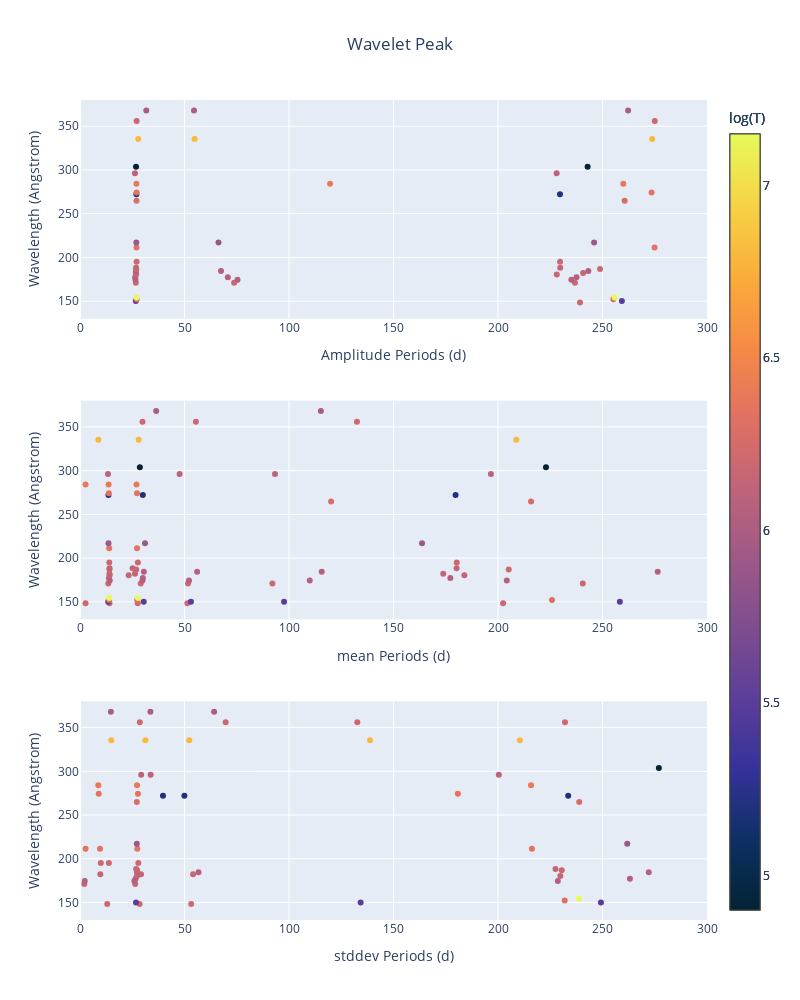

The notebook cell this image was saved under:
### Code cell
# set the whole figure to be large
fig = make_subplots(rows=3, cols=1)
color_scale = 'thermal'




# Add scatter plot   Row 1
fig.add_trace(
    go.Scatter(
        x=wavelet_amplitude_df['amplitude periods'],
        y=wavelet_amplitude_df['wavelength'],
        mode='markers',
        marker=dict(
            color=wavelet_amplitude_df['temperature'],  # Use normalized 'size' for color
            colorscale=color_scale,  # Define color scale
            colorbar=dict(title=r'log(T)'),  # Show color scale bar
            showscale=True,# show the color bar (color scale)
        ),
        showlegend=False, # otherwise a legend will appear on the right,
        text=wavelet_amplitude_df['line name'],  
        name='Amplitude',
                ),
    row=1,
    col=1,
    )
fig.update_xaxes(title_text="Amplitude Periods (d)", row=1, col=1)
fig.update_yaxes(title_text="Wavelength (Angstrom)", row=1, col=1)




# Add scatter plot    Row   2
fig.add_trace(
    go.Scatter(
        x=wavelet_mean_df['mean periods'],
        y=wavelet_mean_df['wavelength'],
        mode='markers',
        marker=dict(
            color=wavelet_mean_df['temperature'],  # Use normalized 'size' for color
            colorscale=color_scale,  # Define color scale
            colorbar=dict(title=r'log(T)'),  # Show color scale bar
            showscale=True,# show the color bar (color scale)
        ),
        showlegend=False, # otherwise a legend will appear on the right,
        text=wavelet_mean_df['line name'],  # Hover text shows 'size'
        name='Mean',
                ),
    row=2,
    col=1,
    )
fig.update_xaxes(title_text="mean Periods (d)", row=2, col=1)
fig.update_yaxes(title_text="Wavelength (Angstrom)", row=2, col=1)

# Add scatter plot  Row 3
fig.add_trace(
    go.Scatter(
        x=wavelet_stddev_df['stddev periods'],
        y=wavelet_stddev_df['wavelength'],
        mode='markers',
        marker=dict(
            color=wavelet_stddev_df['temperature'],  # Use normalized 'size' for color
            colorscale=color_scale,  # Define color scale
            colorbar=dict(title=r'log(T)'),  # Show color scale bar
            showscale=True,# show the color bar (color scale)
        ),
        showlegend=False, # otherwise a legend will appear on the right,
        text=wavelet_stddev_df['line name'],  # Hover text shows 'size'
        name='Stddev',
                ),
    row=3, 
    col=1,
    )
fig.update_xaxes(title_text="stddev Periods (d)", row=3, col=1)
fig.update_yaxes(title_text="Wavelength (Angstrom)", row=3, col=1)





col=1
# Update to match x-axes and optionally y-axes if needed
for row in range(1, 4):  # Rows 1 through 3
    fig.update_xaxes(matches='x', row=row, col=col)  # Match all x-axes to the first one
    fig.update_yaxes(matches='y', row=row, col=col)
        

for row in [1,2,3]:
    for col in [1,2]:
        fig.update_xaxes(range=[0, 300], row=row, col=col)
        fig.update_yaxes(range=[130, 380], row=row, col=col)

fig.update_layout(
    autosize=False,
    width=800,
    height=1000,
    title_text="Wavelet Peak",
    title_x=0.5,
)

fig.write_html('output\wavelet_explore\peak_scatter\combine\wavelength.html')
fig.show()

### Figure 1 — Plotly figure (JSON) as saved in the notebook; plotly's stock layout.template omitted (floating-point values rounded to 4 significant figures)
{"data": [{"marker": {"color": [6.2, 6.2, 6.2, 5.5, 5.5, 5.5, 6.3, 6.3, 6.3, 7.15, 7.15, 7.15, 6.2, 6.2, 6.2, 6.2, 6.2, 6.05, 6.05, 6.05, 6.05, 6.05, 6.05, 6.05, 6.05, 6.05, 6.05, 6.15, 6.15, 6.15, 6.15, 6.15, 6.15, 6.05, 6.05, 6.05, 6.05, 6.05, 6.2, 6.2, 6.2, 6.15, 6.15, 6.15, 6.2, 6.2, 6.2, 6.35, 6.35, 6.35, 5.9, 5.9, 5.9, 5.9, 6.28, 6.28, 6.28, 5.2, 5.2, 5.2, 6.35, 6.35, 6.35, 6.4, 6.4, 6.4, 6.4, 6.1, 6.1, 6.1, 6.1, 4.9, 4.9, 4.9, 4.9, 4.9, 6.8, 6.8, 6.8, 6.8, 6.2, 6.2, 6.2, 6, 6, 6, 6], "colorbar": {"title": {"text": "log(T)"}}, "colorscale": [[0, "rgb(3, 35, 51)"], [0.09091, "rgb(13, 48, 100)"], [0.1818, "rgb(53, 50, 155)"], [0.2727, "rgb(93, 62, 153)"], [0.3636, "rgb(126, 77, 143)"], [0.4545, "rgb(158, 89, 135)"], [0.5455, "rgb(193, 100, 121)"], [0.6364, "rgb(225, 113, 97)"], [0.7273, "rgb(246, 139, 69)"], [0.8182, "rgb(251, 173, 60)"], [0.9091, "rgb(246, 211, 70)"], [1, "rgb(231, 250, 90)"]], "showscale": true}, "mode": "markers", "name": "Amplitude", "showlegend": false, "text": ["Ni XI 148", "Ni XI 148", "Ni XI 148", "O VI 150", "O VI 150", "O VI 150", "Ni XII 152", "Ni XII 152", "Ni XII 152", "Fe XXIII 154", "Fe XXIII 154", "Fe XXIII 154", "Fe IX 171", "Fe IX 171", "Fe IX 171", "Fe IX 171", "Fe IX 171", "Fe IX 174", "Fe IX 174", "Fe IX 174", "Fe IX 174", "Fe IX 174", "Fe X 177", "Fe X 177", "Fe X 177", "Fe X 177", "Fe X 177", "Fe XI 180", "Fe XI 180", "Fe XI 180", "Fe XI 182", "Fe XI 182", "Fe XI 182", "Fe X 185", "Fe X 185", "Fe X 185", "Fe X 185", "Fe X 185", "Fe XII 187", "Fe XII 187", "Fe XII 187", "Fe XI 188", "Fe XI 188", "Fe XI 188", "Fe XII 195", "Fe XII 195", "Fe XII 195", "Fe XIV 211", "Fe XIV 211", "Fe XIV 211", "Fe IX 217", "Fe IX 217", "Fe IX 217", "Fe IX 217", "Fe XIV 265", "Fe XIV 265", "Fe XIV 265", "O IV 272", "O IV 272", "O IV 272", "Fe XIV 274", "Fe XIV 274", "Fe XIV 274", "Fe XV 284", "Fe XV 284", "Fe XV 284", "Fe XV 284", "Si IX 296", "Si IX 296", "Si IX 296", "Si IX 296", "He II 304", "He II 304", "He II 304", "He II 304", "He II 304", "Fe XVI 335", "Fe XVI 335", "Fe XVI 335", "Fe XVI 335", "Si X 356", "Si X 356", "Si X 356", "Mg IX 368", "Mg IX 368", "Mg IX 368", "Mg IX 368"], "type": "scatter", "x": [null, 239.2, 835.0, 26.7, 259.3, 853.3, 27.12, 255.2, 841.8, 27.11, 255.9, 840.5, 26.71, 73.73, 236.8, 429.2, 880.3, 26.54, 75.38, 235.1, null, 846.9, 26.4, 70.73, 237.6, null, 839.7, 26.87, 228.1, 853.8, 26.72, 240.7, 831.1, 26.75, 67.46, 243.2, null, 839.2, 26.89, 248.8, 838.4, 26.81, 229.8, 851.3, 27.08, 229.7, 861.9, 27.05, 274.9, 851.0, 26.96, 66.27, 246.0, 843.9, 27.03, 260.6, 845.5, 26.98, 229.6, 851.6, 27.08, 273.5, 851.3, 27.01, 119.7, 259.9, 916.8, 26.3, 228.1, null, 874.2, 26.81, null, 242.9, 473.2, 937.0, 27.87, 54.84, 273.8, 826.5, 27.09, 275.0, 825.6, 31.72, 54.55, 262.3, 819.8], "xaxis": "x", "y": [148.4, 148.4, 148.4, 150.1, 150.1, 150.1, 152.2, 152.2, 152.2, 154.3, 154.3, 154.3, 171.1, 171.1, 171.1, 171.1, 171.1, 174.5, 174.5, 174.5, 174.5, 174.5, 177.2, 177.2, 177.2, 177.2, 177.2, 180.4, 180.4, 180.4, 182.2, 182.2, 182.2, 184.5, 184.5, 184.5, 184.5, 184.5, 186.9, 186.9, 186.9, 188.3, 188.3, 188.3, 195.1, 195.1, 195.1, 211.3, 211.3, 211.3, 217.1, 217.1, 217.1, 217.1, 264.8, 264.8, 264.8, 272.1, 272.1, 272.1, 274.2, 274.2, 274.2, 284.2, 284.2, 284.2, 284.2, 296.1, 296.1, 296.1, 296.1, 303.8, 303.8, 303.8, 303.8, 303.8, 335.4, 335.4, 335.4, 335.4, 356.0, 356.0, 356.0, 368.1, 368.1, 368.1, 368.1], "yaxis": "y"}, {"marker": {"color": [6.2, 6.2, 6.2, 6.2, 6.2, 6.2, 6.2, 6.2, 5.5, 5.5, 5.5, 5.5, 5.5, 5.5, 5.5, 6.3, 6.3, 6.3, 6.3, 6.3, 7.15, 7.15, 7.15, 7.15, 7.15, 6.2, 6.2, 6.2, 6.2, 6.2, 6.2, 6.05, 6.05, 6.05, 6.05, 6.05, 6.05, 6.05, 6.05, 6.05, 6.05, 6.05, 6.05, 6.05, 6.15, 6.15, 6.15, 6.15, 6.15, 6.15, 6.15, 6.15, 6.15, 6.15, 6.15, 6.05, 6.05, 6.05, 6.05, 6.05, 6.05, 6.2, 6.2, 6.2, 6.2, 6.2, 6.15, 6.15, 6.15, 6.15, 6.15, 6.15, 6.2, 6.2, 6.2, 6.2, 6.35, 6.35, 6.35, 5.9, 5.9, 5.9, 5.9, 5.9, 6.28, 6.28, 6.28, 6.28, 6.28, 5.2, 5.2, 5.2, 5.2, 6.35, 6.35, 6.35, 6.35, 6.4, 6.4, 6.4, 6.4, 6.1, 6.1, 6.1, 6.1, 6.1, 6.1, 4.9, 4.9, 4.9, 4.9, 6.8, 6.8, 6.8, 6.8, 6.8, 6.8, 6.2, 6.2, 6.2, 6.2, 6.2, 6, 6, 6, 6], "colorbar": {"title": {"text": "log(T)"}}, "colorscale": [[0, "rgb(3, 35, 51)"], [0.09091, "rgb(13, 48, 100)"], [0.1818, "rgb(53, 50, 155)"], [0.2727, "rgb(93, 62, 153)"], [0.3636, "rgb(126, 77, 143)"], [0.4545, "rgb(158, 89, 135)"], [0.5455, "rgb(193, 100, 121)"], [0.6364, "rgb(225, 113, 97)"], [0.7273, "rgb(246, 139, 69)"], [0.8182, "rgb(251, 173, 60)"], [0.9091, "rgb(246, 211, 70)"], [1, "rgb(231, 250, 90)"]], "showscale": true}, "mode": "markers", "name": "Mean", "showlegend": false, "text": ["Ni XI 148", "Ni XI 148", "Ni XI 148", "Ni XI 148", "Ni XI 148", "Ni XI 148", "Ni XI 148", "Ni XI 148", "O VI 150", "O VI 150", "O VI 150", "O VI 150", "O VI 150", "O VI 150", "O VI 150", "Ni XII 152", "Ni XII 152", "Ni XII 152", "Ni XII 152", "Ni XII 152", "Fe XXIII 154", "Fe XXIII 154", "Fe XXIII 154", "Fe XXIII 154", "Fe XXIII 154", "Fe IX 171", "Fe IX 171", "Fe IX 171", "Fe IX 171", "Fe IX 171", "Fe IX 171", "Fe IX 174", "Fe IX 174", "Fe IX 174", "Fe IX 174", "Fe IX 174", "Fe IX 174", "Fe IX 174", "Fe X 177", "Fe X 177", "Fe X 177", "Fe X 177", "Fe X 177", "Fe X 177", "Fe XI 180", "Fe XI 180", "Fe XI 180", "Fe XI 180", "Fe XI 180", "Fe XI 180", "Fe XI 182", "Fe XI 182", "Fe XI 182", "Fe XI 182", "Fe XI 182", "Fe X 185", "Fe X 185", "Fe X 185", "Fe X 185", "Fe X 185", "Fe X 185", "Fe XII 187", "Fe XII 187", "Fe XII 187", "Fe XII 187", "Fe XII 187", "Fe XI 188", "Fe XI 188", "Fe XI 188", "Fe XI 188", "Fe XI 188", "Fe XI 188", "Fe XII 195", "Fe XII 195", "Fe XII 195", "Fe XII 195", "Fe XIV 211", "Fe XIV 211", "Fe XIV 211", "Fe IX 217", "Fe IX 217", "Fe IX 217", "Fe IX 217", "Fe IX 217", "Fe XIV 265", "Fe XIV 265", "Fe XIV 265", "Fe XIV 265", "Fe XIV 265", "O IV 272", "O IV 272", "O IV 272", "O IV 272", "Fe XIV 274", "Fe XIV 274", "Fe XIV 274", "Fe XIV 274", "Fe XV 284", "Fe XV 284", "Fe XV 284", "Fe XV 284", "Si IX 296", "Si IX 296", "Si IX 296", "Si IX 296", "Si IX 296", "Si IX 296", "He II 304", "He II 304", "He II 304", "He II 304", "Fe XVI 335", "Fe XVI 335", "Fe XVI 335", "Fe XVI 335", "Fe XVI 335", "Fe XVI 335", "Si X 356", "Si X 356", "Si X 356", "Si X 356", "Si X 356", "Mg IX 368", "Mg IX 368", "Mg IX 368", "Mg IX 368"], "type": "scatter", "x": [14.12, 27.62, 51.37, 2.666, 202.4, 359.4, 548.7, 1145.0, 13.48, 30.5, 53.08, 97.63, 258.3, null, 1031.0, 13.94, 27.37, 225.8, 502.9, 825.8, 13.96, 27.74, 405.3, 651.3, 1327.0, 13.53, 29.05, 51.69, 92.07, 240.6, 871.3, 14.23, 29.9, 52.15, 109.9, 204.2, 372.5, 1124.0, 13.86, 30.05, null, 177.2, 451.3, 711.9, 14.19, 23.3, null, 183.9, 397.8, null, 14.08, 26.32, 173.8, 403.1, null, null, 30.55, 56.04, 115.7, 276.4, 931.9, 14.09, 26.9, 205.1, 392.3, 1081.0, 14.14, 25.17, 180.2, 393.8, null, 1338.0, 14.01, 27.69, 180.3, 411.1, 13.97, 27.28, 425.7, 13.62, 31.12, 163.7, 389.6, 657.6, null, 120.2, 215.8, 398.3, 911.2, 13.6, 30.06, 179.7, 465.2, 13.79, 27.29, null, 1354.0, 13.7, 27.03, null, 2.666, 13.39, null, 47.67, 93.31, 196.6, 401.3, 28.64, 223.0, 394.8, 816.0, 28.08, 8.802, null, 208.8, 622.2, 852.2, 29.89, 55.46, 132.5, 396.8, 1108.0, 36.45, 115.2, 400.3, 882.7], "xaxis": "x2", "y": [148.4, 148.4, 148.4, 148.4, 148.4, 148.4, 148.4, 148.4, 150.1, 150.1, 150.1, 150.1, 150.1, 150.1, 150.1, 152.2, 152.2, 152.2, 152.2, 152.2, 154.3, 154.3, 154.3, 154.3, 154.3, 171.1, 171.1, 171.1, 171.1, 171.1, 171.1, 174.5, 174.5, 174.5, 174.5, 174.5, 174.5, 174.5, 177.2, 177.2, 177.2, 177.2, 177.2, 177.2, 180.4, 180.4, 180.4, 180.4, 180.4, 180.4, 182.2, 182.2, 182.2, 182.2, 182.2, 184.5, 184.5, 184.5, 184.5, 184.5, 184.5, 186.9, 186.9, 186.9, 186.9, 186.9, 188.3, 188.3, 188.3, 188.3, 188.3, 188.3, 195.1, 195.1, 195.1, 195.1, 211.3, 211.3, 211.3, 217.1, 217.1, 217.1, 217.1, 217.1, 264.8, 264.8, 264.8, 264.8, 264.8, 272.1, 272.1, 272.1, 272.1, 274.2, 274.2, 274.2, 274.2, 284.2, 284.2, 284.2, 284.2, 296.1, 296.1, 296.1, 296.1, 296.1, 296.1, 303.8, 303.8, 303.8, 303.8, 335.4, 335.4, 335.4, 335.4, 335.4, 335.4, 356.0, 356.0, 356.0, 356.0, 356.0, 368.1, 368.1, 368.1, 368.1], "yaxis": "y2"}, {"marker": {"color": [6.2, 6.2, 6.2, 6.2, 6.2, 5.5, 5.5, 5.5, 5.5, 6.3, 6.3, 7.15, 6.2, 6.2, 6.2, 6.2, 6.05, 6.05, 6.05, 6.05, 6.05, 6.05, 6.05, 6.05, 6.05, 6.05, 6.15, 6.15, 6.15, 6.15, 6.15, 6.15, 6.15, 6.15, 6.15, 6.15, 6.05, 6.05, 6.05, 6.05, 6.05, 6.2, 6.2, 6.2, 6.15, 6.15, 6.15, 6.15, 6.2, 6.2, 6.2, 6.2, 6.2, 6.35, 6.35, 6.35, 6.35, 6.35, 6.35, 6.35, 5.9, 5.9, 5.9, 6.28, 6.28, 6.28, 5.2, 5.2, 5.2, 5.2, 6.35, 6.35, 6.35, 6.35, 6.35, 6.35, 6.4, 6.4, 6.4, 6.4, 6.4, 6.1, 6.1, 6.1, 6.1, 6.1, 4.9, 4.9, 6.8, 6.8, 6.8, 6.8, 6.8, 6.8, 6.2, 6.2, 6.2, 6.2, 6.2, 6.2, 6.2, 6, 6, 6, 6, 6], "colorbar": {"title": {"text": "log(T)"}}, "colorscale": [[0, "rgb(3, 35, 51)"], [0.09091, "rgb(13, 48, 100)"], [0.1818, "rgb(53, 50, 155)"], [0.2727, "rgb(93, 62, 153)"], [0.3636, "rgb(126, 77, 143)"], [0.4545, "rgb(158, 89, 135)"], [0.5455, "rgb(193, 100, 121)"], [0.6364, "rgb(225, 113, 97)"], [0.7273, "rgb(246, 139, 69)"], [0.8182, "rgb(251, 173, 60)"], [0.9091, "rgb(246, 211, 70)"], [1, "rgb(231, 250, 90)"]], "showscale": true}, "mode": "markers", "name": "Stddev", "showlegend": false, "text": ["Ni XI 148", "Ni XI 148", "Ni XI 148", "Ni XI 148", "Ni XI 148", "O VI 150", "O VI 150", "O VI 150", "O VI 150", "Ni XII 152", "Ni XII 152", "Fe XXIII 154", "Fe IX 171", "Fe IX 171", "Fe IX 171", "Fe IX 171", "Fe IX 174", "Fe IX 174", "Fe IX 174", "Fe IX 174", "Fe IX 174", "Fe IX 174", "Fe X 177", "Fe X 177", "Fe X 177", "Fe X 177", "Fe XI 180", "Fe XI 180", "Fe XI 180", "Fe XI 180", "Fe XI 182", "Fe XI 182", "Fe XI 182", "Fe XI 182", "Fe XI 182", "Fe XI 182", "Fe X 185", "Fe X 185", "Fe X 185", "Fe X 185", "Fe X 185", "Fe XII 187", "Fe XII 187", "Fe XII 187", "Fe XI 188", "Fe XI 188", "Fe XI 188", "Fe XI 188", "Fe XII 195", "Fe XII 195", "Fe XII 195", "Fe XII 195", "Fe XII 195", "Fe XIV 211", "Fe XIV 211", "Fe XIV 211", "Fe XIV 211", "Fe XIV 211", "Fe XIV 211", "Fe XIV 211", "Fe IX 217", "Fe IX 217", "Fe IX 217", "Fe XIV 265", "Fe XIV 265", "Fe XIV 265", "O IV 272", "O IV 272", "O IV 272", "O IV 272", "Fe XIV 274", "Fe XIV 274", "Fe XIV 274", "Fe XIV 274", "Fe XIV 274", "Fe XIV 274", "Fe XV 284", "Fe XV 284", "Fe XV 284", "Fe XV 284", "Fe XV 284", "Si IX 296", "Si IX 296", "Si IX 296", "Si IX 296", "Si IX 296", "He II 304", "He II 304", "Fe XVI 335", "Fe XVI 335", "Fe XVI 335", "Fe XVI 335", "Fe XVI 335", "Fe XVI 335", "Si X 356", "Si X 356", "Si X 356", "Si X 356", "Si X 356", "Si X 356", "Si X 356", "Mg IX 368", "Mg IX 368", "Mg IX 368", "Mg IX 368", "Mg IX 368"], "type": "scatter", "x": [13.03, 28.54, 53.19, 1591.0, 862.3, 26.81, 134.3, 249.3, 824.8, null, 231.9, 238.7, 2.066, 26.43, 390.4, 828.8, 26.03, 2.266, null, 228.6, 382.3, 817.4, 26.61, 263.1, null, 826.0, 27.28, 229.8, 391.8, 804.6, 9.707, null, 29.19, 54.1, 377.8, 810.3, 27.31, 56.7, null, 272.1, 858.7, 27.32, null, 230.5, 26.86, 227.5, 393.2, 797.6, 9.973, 13.81, 27.9, 393.5, 1335.0, 9.583, null, 27.43, 2.666, 216.2, 437.2, 1081.0, 27.19, 261.9, 908.7, 27.2, 238.9, 913.8, 39.7, 49.95, 233.6, 693.7, 8.959, 27.72, null, 180.8, 787.7, 1239.0, 8.758, 27.28, 215.8, 431.0, 681.1, 29.27, 33.8, 200.4, 563.3, 1247.0, 277.0, 784.1, 14.97, 31.3, 52.28, 138.8, 210.5, 354.3, 28.63, 69.71, 132.7, 232.1, null, 471.0, 811.9, 14.77, 33.69, 64.16, 387.6, 925.7], "xaxis": "x3", "y": [148.4, 148.4, 148.4, 148.4, 148.4, 150.1, 150.1, 150.1, 150.1, 152.2, 152.2, 154.3, 171.1, 171.1, 171.1, 171.1, 174.5, 174.5, 174.5, 174.5, 174.5, 174.5, 177.2, 177.2, 177.2, 177.2, 180.4, 180.4, 180.4, 180.4, 182.2, 182.2, 182.2, 182.2, 182.2, 182.2, 184.5, 184.5, 184.5, 184.5, 184.5, 186.9, 186.9, 186.9, 188.3, 188.3, 188.3, 188.3, 195.1, 195.1, 195.1, 195.1, 195.1, 211.3, 211.3, 211.3, 211.3, 211.3, 211.3, 211.3, 217.1, 217.1, 217.1, 264.8, 264.8, 264.8, 272.1, 272.1, 272.1, 272.1, 274.2, 274.2, 274.2, 274.2, 274.2, 274.2, 284.2, 284.2, 284.2, 284.2, 284.2, 296.1, 296.1, 296.1, 296.1, 296.1, 303.8, 303.8, 335.4, 335.4, 335.4, 335.4, 335.4, 335.4, 356.0, 356.0, 356.0, 356.0, 356.0, 356.0, 356.0, 368.1, 368.1, 368.1, 368.1, 368.1], "yaxis": "y3"}], "layout": {"autosize": false, "height": 1000, "title": {"text": "Wavelet Peak", "x": 0.5}, "width": 800, "xaxis": {"anchor": "y", "domain": [0, 1], "matches": "x", "range": [0, 300], "title": {"text": "Amplitude Periods (d)"}}, "xaxis2": {"anchor": "y2", "domain": [0, 1], "matches": "x", "range": [0, 300], "title": {"text": "mean Periods (d)"}}, "xaxis3": {"anchor": "y3", "domain": [0, 1], "matches": "x", "range": [0, 300], "title": {"text": "stddev Periods (d)"}}, "yaxis": {"anchor": "x", "domain": [0.7333, 1], "matches": "y", "range": [130, 380], "title": {"text": "Wavelength (Angstrom)"}}, "yaxis2": {"anchor": "x2", "domain": [0.3667, 0.6333], "matches": "y", "range": [130, 380], "title": {"text": "Wavelength (Angstrom)"}}, "yaxis3": {"anchor": "x3", "domain": [0, 0.2667], "matches": "y", "range": [130, 380], "title": {"text": "Wavelength (Angstrom)"}}}}
